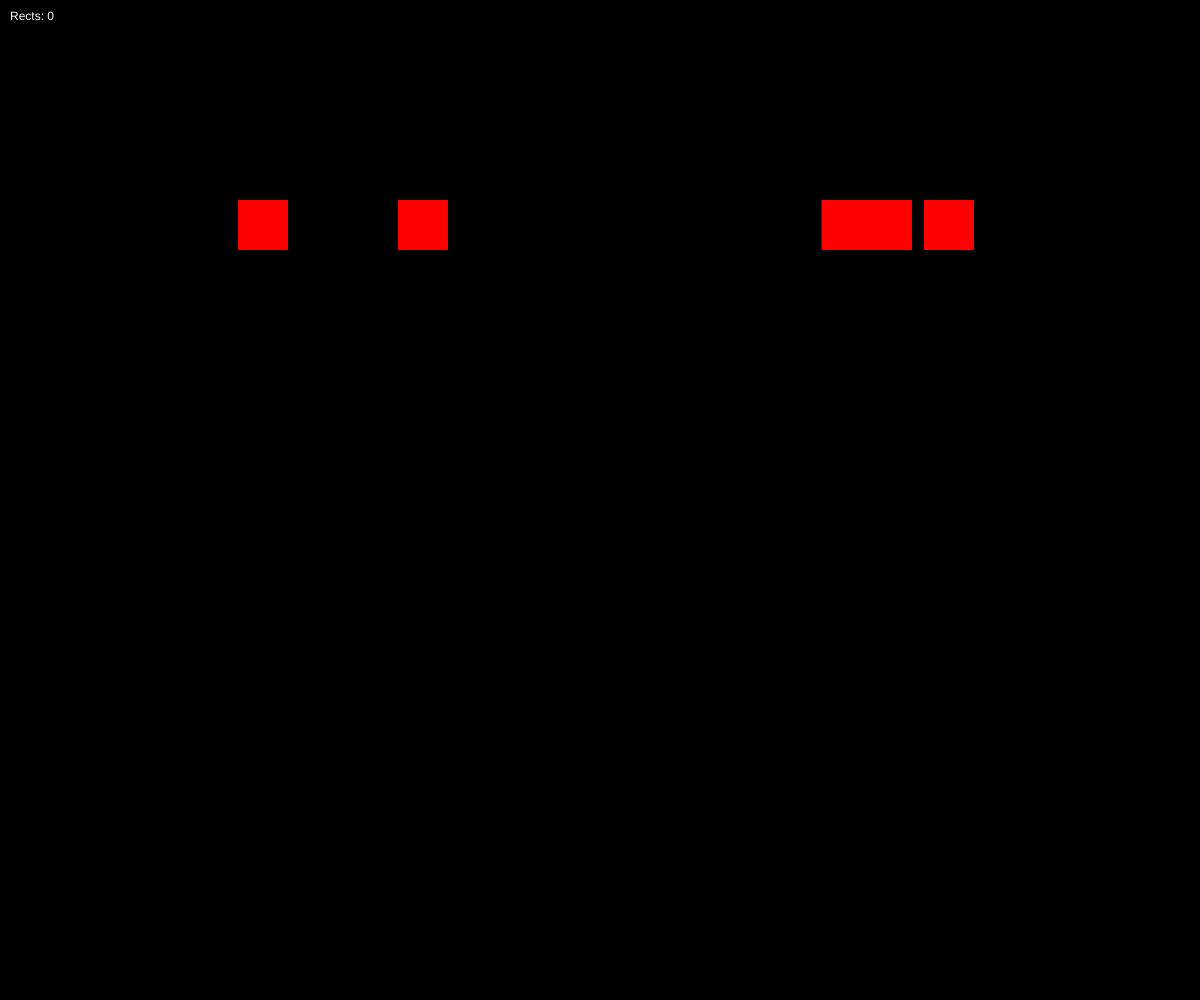
Frame 1 (no input)
Frame 60 (no input): identical to frame 1, image omitted
Frame 120 (the mouse pressed at the canvas centre since frame 60): identical to frame 1, image omitted

The p5.js sketch that drew this single still picture (run headless with seeded random() and noise() and a simulated clock; from frame 60 on, the mouse is pressed at the canvas centre):

// p5.js sketch
// ── sketch.js
class Shape {
  constructor(x) {
    this.x = x;
    this.y = 0;
    this.w = 50;
    this.speed = 5;
    this.highlightWidth = this.w * 1.5;
  }
  display() {
    fill(255, 0, 0, map(this.y, 0, height / 3, 200, 0));
    rect(this.x - this.highlightWidth / 2, 0, this.highlightWidth, height);
    fill(255, 0, 0);
    circle(this.x, this.y, this.w);
  }
  move() {
    this.y += this.speed;
  }
}

class Spike {
  constructor(x) {
    this.x = x;
    this.y = 200;
    this.w = 50;
    this.speed = 5;
  }
  display() {
    fill(255, 0, 0);
    rect(this.x, this.y, this.w, this.w);
  }
  move() {
    this.y += this.speed;
  }
}

let balls = [];
let spikes = [];

function setup() {
  createCanvas(windowWidth, windowHeight);
  noStroke();

  for (let i = 0; i < 5; i++) {
    spikes.push(new Spike(random(width - 50)));
  }
}

function draw() {
  background(0);
  for (let i = 0; i < balls.length; i++) {
    balls[i].display();
    balls[i].move();
    if (balls[i].y > height) {
      balls.splice(i, 1);
    }
  }
  for (let i = 0; i < spikes.length; i++) {
    spikes[i].display();
  }
  fill(255);
  text("Rects: " + balls.length, 10, 20);
}

function mouseClicked() {
  balls.push(new Shape(mouseX, mouseY));
}

// ── style.css
html, body {
  margin: 0;
  padding: 0;
  overflow: hidden;
  position: absolute;
  top: 50%;
  left: 50%;
  transform: translate(-50%, -50%);
}

canvas {
  display: block;
}
